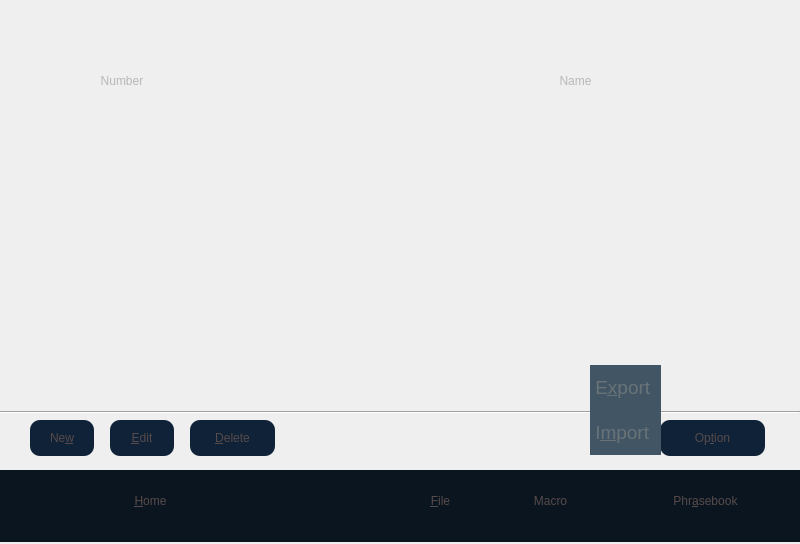
<?xml version="1.0" encoding="UTF-8"?>
<ui version="4.0">
 <class>ManagerMacro</class>
 <widget class="QWidget" name="ManagerMacro">
  <property name="geometry">
   <rect>
    <x>0</x>
    <y>0</y>
    <width>800</width>
    <height>544</height>
   </rect>
  </property>
  <property name="windowTitle">
   <string>Form</string>
  </property>
  <property name="styleSheet">
   <string notr="true"/>
  </property>
  <widget class="QPushButton" name="editBnt">
   <property name="geometry">
    <rect>
     <x>110</x>
     <y>420</y>
     <width>64</width>
     <height>36</height>
    </rect>
   </property>
   <property name="focusPolicy">
    <enum>Qt::NoFocus</enum>
   </property>
   <property name="autoFillBackground">
    <bool>false</bool>
   </property>
   <property name="styleSheet">
    <string notr="true">QPushButton{
    border: none;
selection-color: rgb(255, 255, 255);
    border-radius:10px;
color: rgb(86, 74, 74);
    border-radius:10px;
background-color: rgb(16, 34, 56);
font: 18pt &quot;Ubuntu&quot;;
}
QPushButton:focus{
    color:white;
}
</string>
   </property>
   <property name="text">
    <string>&amp;Edit</string>
   </property>
   <property name="checkable">
    <bool>true</bool>
   </property>
  </widget>
  <widget class="QPushButton" name="deleteBnt">
   <property name="geometry">
    <rect>
     <x>190</x>
     <y>420</y>
     <width>85</width>
     <height>36</height>
    </rect>
   </property>
   <property name="focusPolicy">
    <enum>Qt::NoFocus</enum>
   </property>
   <property name="autoFillBackground">
    <bool>false</bool>
   </property>
   <property name="styleSheet">
    <string notr="true">QPushButton{
    border: none;
selection-color: rgb(255, 255, 255);
    border-radius:10px;
color: rgb(86, 74, 74);
    border-radius:10px;
background-color: rgb(16, 34, 56);
font: 18pt &quot;Ubuntu&quot;;
}
QPushButton:focus{
    color:white;
}
</string>
   </property>
   <property name="text">
    <string>&amp;Delete</string>
   </property>
   <property name="checkable">
    <bool>true</bool>
   </property>
  </widget>
  <widget class="QPushButton" name="optionBnt">
   <property name="geometry">
    <rect>
     <x>660</x>
     <y>420</y>
     <width>105</width>
     <height>36</height>
    </rect>
   </property>
   <property name="focusPolicy">
    <enum>Qt::NoFocus</enum>
   </property>
   <property name="autoFillBackground">
    <bool>false</bool>
   </property>
   <property name="styleSheet">
    <string notr="true">QPushButton{
    border: none;
selection-color: rgb(255, 255, 255);
    border-radius:10px;
color: rgb(86, 74, 74);
    border-radius:10px;
background-color: rgb(16, 34, 56);
font: 18pt &quot;Ubuntu&quot;;
}
QPushButton:focus{
    color:white;
}
</string>
   </property>
   <property name="text">
    <string>Op&amp;tion</string>
   </property>
   <property name="icon">
    <iconset resource="../../resources/nbdp.qrc">
     <normaloff>:/images/optionLeft</normaloff>:/images/optionLeft</iconset>
   </property>
   <property name="checkable">
    <bool>true</bool>
   </property>
  </widget>
  <widget class="QLabel" name="nameLabel">
   <property name="geometry">
    <rect>
     <x>50</x>
     <y>50</y>
     <width>144</width>
     <height>61</height>
    </rect>
   </property>
   <property name="styleSheet">
    <string notr="true">background-image: url(:/images/Ellipse_144_61);
font: 20pt &quot;Ubuntu&quot;;
color: rgb(183, 183, 183);</string>
   </property>
   <property name="text">
    <string>Number</string>
   </property>
   <property name="alignment">
    <set>Qt::AlignCenter</set>
   </property>
  </widget>
  <widget class="QLabel" name="datetimeLabel">
   <property name="geometry">
    <rect>
     <x>480</x>
     <y>50</y>
     <width>191</width>
     <height>61</height>
    </rect>
   </property>
   <property name="styleSheet">
    <string notr="true">background-image: url(:/images/manager_File_dateTimeEllipse);
background-image-size:100px 200px;
font: 20pt &quot;Ubuntu&quot;;
color: rgb(183, 183, 183); </string>
   </property>
   <property name="text">
    <string>Name</string>
   </property>
   <property name="alignment">
    <set>Qt::AlignCenter</set>
   </property>
  </widget>
  <widget class="Line" name="Contactsline">
   <property name="geometry">
    <rect>
     <x>0</x>
     <y>410</y>
     <width>800</width>
     <height>5</height>
    </rect>
   </property>
   <property name="orientation">
    <enum>Qt::Horizontal</enum>
   </property>
  </widget>
  <widget class="QPushButton" name="arrowUpButton">
   <property name="geometry">
    <rect>
     <x>370</x>
     <y>390</y>
     <width>30</width>
     <height>15</height>
    </rect>
   </property>
   <property name="focusPolicy">
    <enum>Qt::NoFocus</enum>
   </property>
   <property name="autoFillBackground">
    <bool>false</bool>
   </property>
   <property name="styleSheet">
    <string notr="true">    border: none;
background-image: url(:/images/Arrow_up_gray);
selection-background-color: url(:/images/Arrow_up_white);</string>
   </property>
   <property name="text">
    <string/>
   </property>
  </widget>
  <widget class="QPushButton" name="arrowDownButton">
   <property name="geometry">
    <rect>
     <x>450</x>
     <y>390</y>
     <width>30</width>
     <height>15</height>
    </rect>
   </property>
   <property name="focusPolicy">
    <enum>Qt::NoFocus</enum>
   </property>
   <property name="autoFillBackground">
    <bool>false</bool>
   </property>
   <property name="styleSheet">
    <string notr="true">    border: none;
background-image: url(:/images/Arrow_down_gray);
selection-background-color: url(:/images/Arrow_down_white);</string>
   </property>
   <property name="text">
    <string/>
   </property>
  </widget>
  <widget class="TitleWidget" name="contactsTiltewidget" native="true">
   <property name="geometry">
    <rect>
     <x>0</x>
     <y>9</y>
     <width>800</width>
     <height>45</height>
    </rect>
   </property>
  </widget>
  <widget class="QTableView" name="tableView">
   <property name="geometry">
    <rect>
     <x>0</x>
     <y>110</y>
     <width>800</width>
     <height>281</height>
    </rect>
   </property>
   <property name="focusPolicy">
    <enum>Qt::WheelFocus</enum>
   </property>
   <property name="styleSheet">
    <string notr="true"> color: gray;
background: transparent;
selection-background-color: qlineargradient(spread:pad, x1:0, y1:0, x2:0, y2:1, stop:0 rgba(48, 60, 76, 255), stop:1 rgba(7, 61, 82, 255));
selection-color: rgb(255, 255, 255);
font: 16pt &quot;Ubuntu&quot;;
    border:none;
</string>
   </property>
   <property name="verticalScrollBarPolicy">
    <enum>Qt::ScrollBarAlwaysOff</enum>
   </property>
   <property name="horizontalScrollBarPolicy">
    <enum>Qt::ScrollBarAlwaysOff</enum>
   </property>
   <property name="autoScroll">
    <bool>true</bool>
   </property>
   <property name="editTriggers">
    <set>QAbstractItemView::NoEditTriggers</set>
   </property>
   <property name="tabKeyNavigation">
    <bool>false</bool>
   </property>
   <property name="showGrid">
    <bool>false</bool>
   </property>
   <property name="wordWrap">
    <bool>true</bool>
   </property>
   <attribute name="horizontalHeaderVisible">
    <bool>false</bool>
   </attribute>
   <attribute name="verticalHeaderDefaultSectionSize">
    <number>40</number>
   </attribute>
  </widget>
  <widget class="QPushButton" name="exportBnt">
   <property name="geometry">
    <rect>
     <x>590</x>
     <y>365</y>
     <width>71</width>
     <height>45</height>
    </rect>
   </property>
   <property name="font">
    <font>
     <family>Ubuntu</family>
     <pointsize>14</pointsize>
     <weight>50</weight>
     <italic>false</italic>
     <bold>false</bold>
    </font>
   </property>
   <property name="focusPolicy">
    <enum>Qt::NoFocus</enum>
   </property>
   <property name="styleSheet">
    <string notr="true">QPushButton{    border: none;
	color: rgb(105, 115, 119);
	background-color:rgb(65, 85, 100);
	font: 14pt &quot;Ubuntu&quot;;
   text-align:left;
}
QPushButton:focus{
    color:rgb(255, 255, 255);
	background-color: rgb(16, 34, 56);
}</string>
   </property>
   <property name="text">
    <string> E&amp;xport</string>
   </property>
  </widget>
  <widget class="QPushButton" name="importBnt">
   <property name="geometry">
    <rect>
     <x>590</x>
     <y>410</y>
     <width>71</width>
     <height>45</height>
    </rect>
   </property>
   <property name="font">
    <font>
     <family>Ubuntu</family>
     <pointsize>14</pointsize>
     <weight>50</weight>
     <italic>false</italic>
     <bold>false</bold>
    </font>
   </property>
   <property name="focusPolicy">
    <enum>Qt::NoFocus</enum>
   </property>
   <property name="styleSheet">
    <string notr="true">QPushButton{    border: none;
	color: rgb(105, 115, 119);
	background-color:rgb(65, 85, 100);
	font: 14pt &quot;Ubuntu&quot;;
   text-align:left;
}
QPushButton:focus{
    color:rgb(255, 255, 255);
	background-color: rgb(16, 34, 56);
}</string>
   </property>
   <property name="text">
    <string> I&amp;mport</string>
   </property>
   <property name="checkable">
    <bool>true</bool>
   </property>
  </widget>
  <widget class="QWidget" name="controlWidget" native="true">
   <property name="geometry">
    <rect>
     <x>0</x>
     <y>470</y>
     <width>800</width>
     <height>72</height>
    </rect>
   </property>
   <property name="autoFillBackground">
    <bool>false</bool>
   </property>
   <property name="styleSheet">
    <string notr="true"> background-color:rgb(10,21,31);</string>
   </property>
   <widget class="QToolButton" name="homeTBnt">
    <property name="geometry">
     <rect>
      <x>80</x>
      <y>0</y>
      <width>141</width>
      <height>61</height>
     </rect>
    </property>
    <property name="styleSheet">
     <string notr="true">QToolButton{
    border:none;
    outline: none;
    color:rgb(86, 74, 74);

     background: transparent;
        font: 18pt &quot;Ubuntu&quot;;

}
QToolButton:focus{
    color:white;

}

</string>
    </property>
    <property name="text">
     <string>&amp;Home</string>
    </property>
    <property name="icon">
     <iconset>
      <normalon>:/images/home_normal</normalon>
      <selectedoff>:/images/home_normal</selectedoff>
      <selectedon>:/images/home_hover</selectedon>
     </iconset>
    </property>
    <property name="iconSize">
     <size>
      <width>56</width>
      <height>42</height>
     </size>
    </property>
    <property name="popupMode">
     <enum>QToolButton::DelayedPopup</enum>
    </property>
    <property name="toolButtonStyle">
     <enum>Qt::ToolButtonTextBesideIcon</enum>
    </property>
   </widget>
   <widget class="QToolButton" name="phrasebookTBnt">
    <property name="geometry">
     <rect>
      <x>620</x>
      <y>0</y>
      <width>171</width>
      <height>61</height>
     </rect>
    </property>
    <property name="styleSheet">
     <string notr="true">QToolButton{
    border:none;
    outline: none;
    color:rgb(86, 74, 74);

     background: transparent;
        font: 18pt &quot;Ubuntu&quot;;

}
QToolButton:focus{
    color:white;

}

</string>
    </property>
    <property name="text">
     <string>Phr&amp;asebook</string>
    </property>
    <property name="icon">
     <iconset>
      <normalon>:/images/manager_PhraseBook_Btn_SelNo</normalon>
      <selectedoff>:/images/manager_PhraseBook_Btn_SelNo</selectedoff>
      <selectedon>:/images/manager_PhraseBook_Btn_SelNo</selectedon>
     </iconset>
    </property>
    <property name="iconSize">
     <size>
      <width>26</width>
      <height>19</height>
     </size>
    </property>
    <property name="popupMode">
     <enum>QToolButton::DelayedPopup</enum>
    </property>
    <property name="toolButtonStyle">
     <enum>Qt::ToolButtonTextBesideIcon</enum>
    </property>
   </widget>
   <widget class="QToolButton" name="macroTBnt">
    <property name="enabled">
     <bool>false</bool>
    </property>
    <property name="geometry">
     <rect>
      <x>500</x>
      <y>0</y>
      <width>101</width>
      <height>61</height>
     </rect>
    </property>
    <property name="styleSheet">
     <string notr="true">QToolButton{
    border:none;
    outline: none;
    color:rgb(86, 74, 74);

     background: transparent;
        font: 18pt &quot;Ubuntu&quot;;

}
QToolButton:focus{
    color:white;

}

</string>
    </property>
    <property name="text">
     <string>Macro</string>
    </property>
    <property name="icon">
     <iconset>
      <normalon>:/images/manager_Macro_Btn_SelYes</normalon>
      <disabledoff>:/images/manager_Macro_Btn_SelYes</disabledoff>
     </iconset>
    </property>
    <property name="iconSize">
     <size>
      <width>26</width>
      <height>19</height>
     </size>
    </property>
    <property name="popupMode">
     <enum>QToolButton::DelayedPopup</enum>
    </property>
    <property name="toolButtonStyle">
     <enum>Qt::ToolButtonTextBesideIcon</enum>
    </property>
   </widget>
   <widget class="QToolButton" name="fileTBnt">
    <property name="geometry">
     <rect>
      <x>400</x>
      <y>0</y>
      <width>81</width>
      <height>61</height>
     </rect>
    </property>
    <property name="styleSheet">
     <string notr="true">QToolButton{
    border:none;
    outline: none;
    color:rgb(86, 74, 74);
 
     background: transparent;
        font: 18pt &quot;Ubuntu&quot;;

}
QToolButton:focus{
    color:white;

}

</string>
    </property>
    <property name="text">
     <string>&amp;File</string>
    </property>
    <property name="icon">
     <iconset>
      <normalon>:/images/manager_File_Btn_SelNo</normalon>
      <selectedoff>:/images/manager_File_Btn_SelNo</selectedoff>
      <selectedon>:/images/manager_File_Btn_SelNo</selectedon>
     </iconset>
    </property>
    <property name="iconSize">
     <size>
      <width>26</width>
      <height>19</height>
     </size>
    </property>
    <property name="popupMode">
     <enum>QToolButton::DelayedPopup</enum>
    </property>
    <property name="toolButtonStyle">
     <enum>Qt::ToolButtonTextBesideIcon</enum>
    </property>
   </widget>
  </widget>
  <widget class="QPushButton" name="newBnt">
   <property name="geometry">
    <rect>
     <x>30</x>
     <y>420</y>
     <width>64</width>
     <height>36</height>
    </rect>
   </property>
   <property name="focusPolicy">
    <enum>Qt::NoFocus</enum>
   </property>
   <property name="autoFillBackground">
    <bool>false</bool>
   </property>
   <property name="styleSheet">
    <string notr="true">QPushButton{
    border: none;
selection-color: rgb(255, 255, 255);
    border-radius:10px;
color: rgb(86, 74, 74);
    border-radius:10px;
background-color: rgb(16, 34, 56);
font: 18pt &quot;Ubuntu&quot;;
}
QPushButton:focus{
    color:white;
}
</string>
   </property>
   <property name="text">
    <string>Ne&amp;w</string>
   </property>
   <property name="checkable">
    <bool>true</bool>
   </property>
  </widget>
 </widget>
 <customwidgets>
  <customwidget>
   <class>TitleWidget</class>
   <extends>QWidget</extends>
   <header>widgets/titlewidget.h</header>
   <container>1</container>
  </customwidget>
 </customwidgets>
 <resources>
  <include location="../../resources/nbdp.qrc"/>
 </resources>
 <connections/>
</ui>
